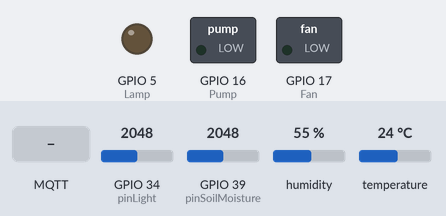
The sketch below on a simulated ESP32. Shown: switched loads named in the sketch (green lamp = pin HIGH), output pins drawn as LEDs (lit = HIGH). The inputs (shaded band) are chosen by the test bench; at power-on: GPIO 34 (pinLight) = 2048, GPIO 39 (pinSoilMoisture) = 2048, humidity 55 %, temperature 24 °C. WiFi joins after 1.5 s; servers stay silent unless stated; no MQTT or app messages arrive unless stated; what the sketch prints to the serial monitor is not drawn.

Above: at 2.7 s.
2.8 s: MQTT message "off" arrives on the first subscribed topic
At 4.0 s:
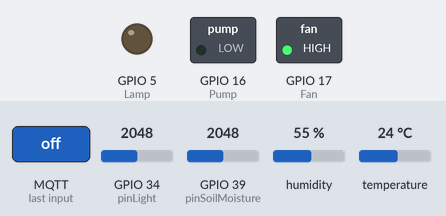
4.3 s: MQTT message "off" arrives on the second subscribed topic
At 5.4 s:
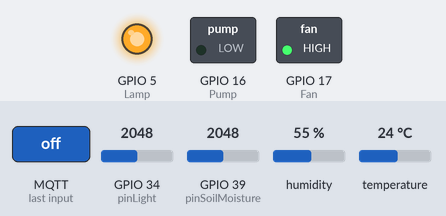
5.8 s: MQTT message "on" arrives on the first subscribed topic
At 6.5 s:
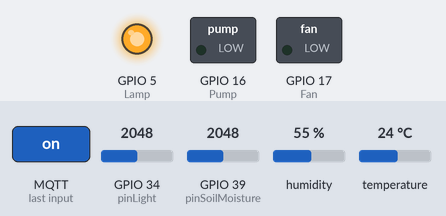
7.3 s: MQTT message "off" arrives on the third subscribed topic
At 7.6 s:
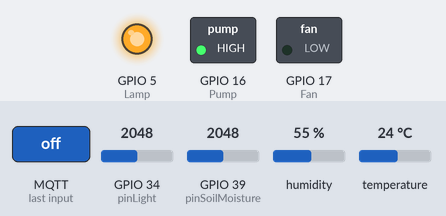
8.8 s: MQTT message "on" arrives on the second subscribed topic
At 10.0 s:
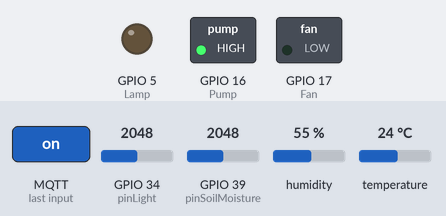
10.3 s: MQTT message "off" arrives on the first subscribed topic
At 11.1 s:
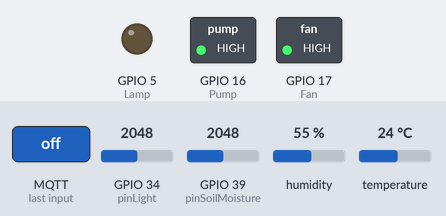
Timing chart, 0 to 12.8 s (numbered marks = the images above; inputs shaded):
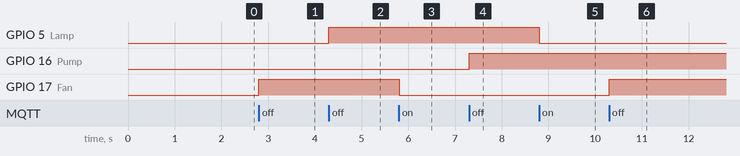

The sketch:

Esp32.ino
```cpp
#include <WiFi.h>
#include <PubSubClient.h>
#include "DHT.h"
#define DHTTYPE DHT11
const int Pump = 16;
const int Fan = 17;
const int Lamp = 5;
String Mode = "1";


const char* ssid = "Bach Sa";
const char* password = "10101010";
const char* mqtt_server = "192.168.1.5";

//const char* ssid = "Vulpes lagopus";
//const char* password = "01247793939";
//const char* mqtt_server = "192.168.1.11";

WiFiClient espClient;
PubSubClient client(espClient);

const int DHTPin = 4;
DHT dht(DHTPin, DHTTYPE);
long now = millis();
long lastMeasure = 0;

const int pinSoilMoisture = 39;
long nowSoilMoisture = millis();
long lastSoilMoisture = 0;

const int pinLight = 34;
long nowLight = millis();
long lastLight = 0;

void setup() {
  Serial.begin(115200);
  setup_wifi();
  client.setServer(mqtt_server, 1883);
  client.setCallback(callback);
  dht.begin();
  pinMode(pinSoilMoisture, INPUT);
  pinMode(pinLight, INPUT);
  pinMode(Pump, OUTPUT);
  pinMode(Lamp, OUTPUT);
  pinMode(Fan, OUTPUT);


}

void setup_wifi() {
  delay(10);
  // We start by connecting to a WiFi network
  Serial.println();
  Serial.print("Connecting to ");
  Serial.println(ssid);
  WiFi.begin(ssid, password);
  while (WiFi.status() != WL_CONNECTED) {
    delay(500);
    Serial.print(".");
  }
  Serial.println("");
  Serial.println("WiFi connected");
  Serial.println("IP address: ");
  Serial.println(WiFi.localIP());
}

void callback(char* topic, byte* message, unsigned int length) {
  Serial.print("Message arrived on topic: ");
  Serial.print(topic);
  Serial.print(". Message: ");
  String messageTemp;
  for (int i = 0; i < length; i++) {
    Serial.print((char)message[i]);
    messageTemp += (char)message[i];
  }
  Serial.println();
  if (String(topic) == "garden/fan") {
    Serial.print("Changing output to ");
    if(messageTemp == "on"){
      Serial.println("on");
      digitalWrite(Fan, LOW);
      digitalWrite(LED_BUILTIN, HIGH);
    }
    else if(messageTemp == "off"){
      Serial.println("off");
      digitalWrite(Fan, HIGH);
      digitalWrite(LED_BUILTIN, LOW);
    }
  }
  if (String(topic) == "garden/pump") {
    Serial.print("Changing output to ");
    if(messageTemp == "on"){
      Serial.println("on");
      digitalWrite(Pump, LOW);
    }
    else if(messageTemp == "off"){
      Serial.println("off");
      digitalWrite(Pump, HIGH);
    }
  }
  if (String(topic) == "garden/lamp") {
    Serial.print("Changing output to ");
    if(messageTemp == "on"){
      Serial.println("on");
      digitalWrite(Lamp, LOW);
    }
    else if(messageTemp == "off"){
      Serial.println("off");
      digitalWrite(Lamp, HIGH);
    }
  }
  if(String(topic)=="garden/mode"){
      Mode = messageTemp;
  }
  Serial.println();
}

void reconnect() {
  while (!client.connected()) {
    Serial.print("Attempting MQTT connection...");
    if (client.connect("ESP8266Client")) {
      Serial.println("connected");
      client.subscribe("garden/fan");
      client.subscribe("garden/lamp");
      client.subscribe("garden/pump");
      client.subscribe("garden/mode");
    } else {
      Serial.print("failed, rc=");
      Serial.print(client.state());
      Serial.println(" try again in 5 seconds");
      delay(5000);
    }
  }
}

float t = 0;
float h = 0;
void Dht(){
    now = millis();
    if (now - lastMeasure > 3000) {
    lastMeasure = now;
    t = dht.readTemperature();
    h = dht.readHumidity();
    if (isnan(h) || isnan(t)) {
      Serial.println("Failed to read from DHT sensor!");
      return;
    }
    float hic = dht.computeHeatIndex(t, false);
    static char temperatureTemp[7];
    dtostrf(hic, 6, 2, temperatureTemp);

    static char humidityTemp[7];
    dtostrf(h, 6, 2, humidityTemp);
    client.publish("garden/temperature", temperatureTemp);
    client.publish("garden/humidity", humidityTemp);
    Serial.print("Humidity: ");
    Serial.print(h);
    Serial.print(" %\t Temperature: ");
    Serial.print(t);
    Serial.print(" *C ");
    }
}

int l;
void Light(void){
  int readValue = 0;
  nowLight = millis();
  if (nowLight - lastLight > 3000) {
  lastLight = nowLight;
  for(int i=0; i<=9; i++){
    readValue += analogRead(pinLight);
    }
  int value = readValue/10;
  l = map(value, 1100, 4095, 0, 100);
  l = 100 - l;
  static char light[7];
  dtostrf(l, 6, 0, light);
  client.publish("garden/light", light);
//  Serial.print(l);
//  Serial.println('%');
  }
}

int s;
void SoilMoisture(void){
  int readValue = 0;
  nowSoilMoisture = millis();
  if (nowSoilMoisture - lastSoilMoisture > 3000) {
  lastSoilMoisture = nowSoilMoisture;
  for(int i=0; i<=9; i++){
    readValue += analogRead(pinSoilMoisture);
    }
  int value = readValue/10;
  s = map(value, 1100, 4095, 0, 100);
  s = 100 - s;
  static char soilmoisture[7];
  dtostrf(s, 6, 0, soilmoisture);
  client.publish("garden/soilmoisture", soilmoisture);
//  Serial.print(s);
//  Serial.println('%');
  }
}

void Auto(){
    if(s <= 1){
      digitalWrite(Pump, LOW);
      client.publish("graden/pump", "on");
    }else{
      digitalWrite(Pump, HIGH);
      client.publish("graden/pump", "off");
    }

    if(t >= 24 && h <= 20){
      digitalWrite(Fan, LOW);
      client.publish("graden/fan", "on");
    }else{
      digitalWrite(Fan, HIGH);
      client.publish("graden/fan", "off");
    }

    if(l <= 20){
      digitalWrite(Lamp, LOW);
      client.publish("graden/lamp", "on");
    }else{
      digitalWrite(Lamp, HIGH);
      client.publish("graden/lamp", "off");
    }

  }


void loop() {
  Light();
  Dht();
  SoilMoisture();
  if (!client.connected()) {
    reconnect();
  }
  if(!client.loop())
    client.connect("ESP8266Client1");
}
```

Measured:
- after the input at 2.8 s, GPIO 17 (Fan): LOW → HIGH at once
- after the input at 4.3 s, GPIO 5 (Lamp): LOW → HIGH at once
- after the input at 5.8 s, GPIO 17 (Fan): HIGH → LOW at once
- after the input at 7.3 s, GPIO 16 (Pump): LOW → HIGH at once
- after the input at 8.8 s, GPIO 5 (Lamp): HIGH → LOW at once
- after the input at 10.3 s, GPIO 17 (Fan): LOW → HIGH at once
